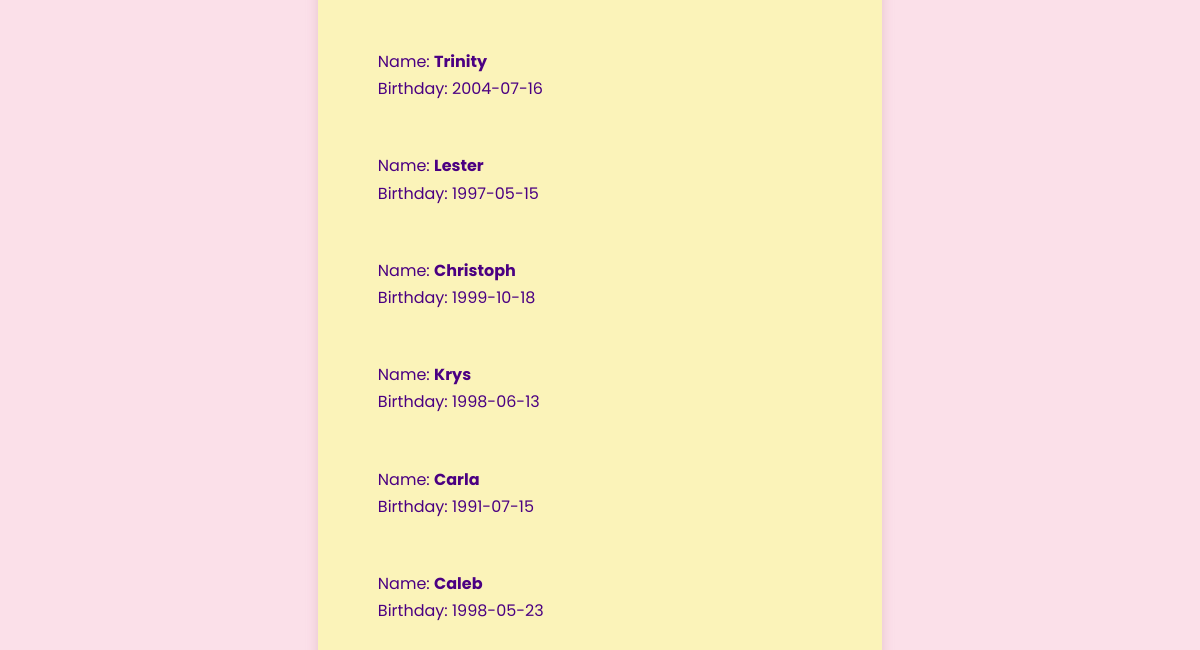
The app's page /users (lower part), older data.
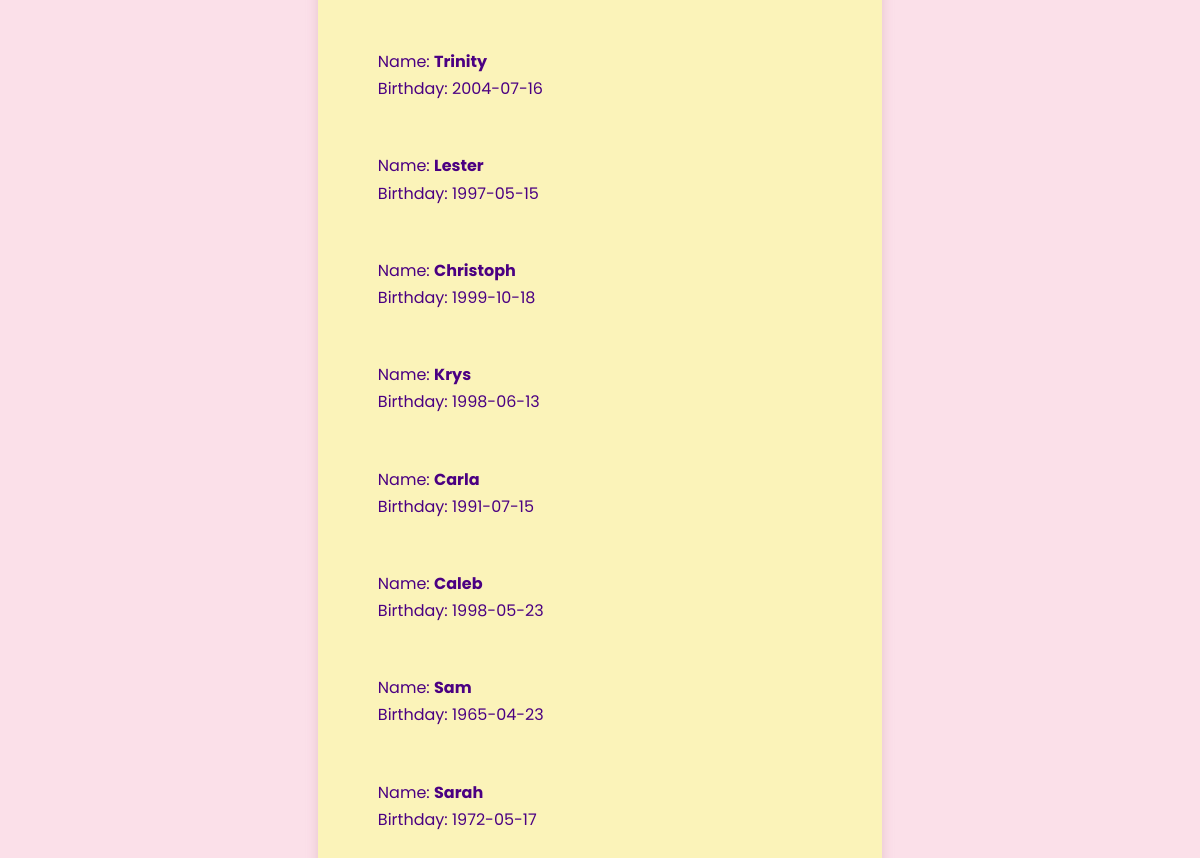
The same page, newer data.
### datamanager/data_models.py (models this page shows, shortened)
class User(db.Model):
    __tablename__ = "users"
    id = Column(Integer, primary_key=True, autoincrement=True)
    name = Column(String)
    birthday = Column(Date)
    movies = db.relationship('UserMovie', backref='user', lazy=True)

### app.py (the view)
@app.route('/users')
def list_users():
    users = data_manager.get_all_users()
    return render_template('list_users.html', users=users)

### datamanager/sqlite_data_manager.py (called while the page is built)
    def get_all_users(self):
        users = self.models.User.query.all()
        return users

### templates/list_users.html (shortened to what this page needs)
<!DOCTYPE html>
<html lang="en">
<head>
    <link rel="stylesheet" href="/static/styles.css">
</head>
<body>
<main>
    <div>
        <ul>
            {% for user in users %}
            <li>
                <div>Name: <a id="link-to-favs" href="{{ url_for('list_user_movies', user_id=user.id) }}">{{ user.name
                    }}</a> <br>
                    Birthday: {{ user.birthday }} <br></div>
            </li>
            {% endfor %}
        </ul>
    </div>
</main>
</body>
</html>

Row changes from the older to the newer data that the page shows:
added User: name "Sam", birthday "1965-04-23"
added User: name "Sarah", birthday "1972-05-17"
